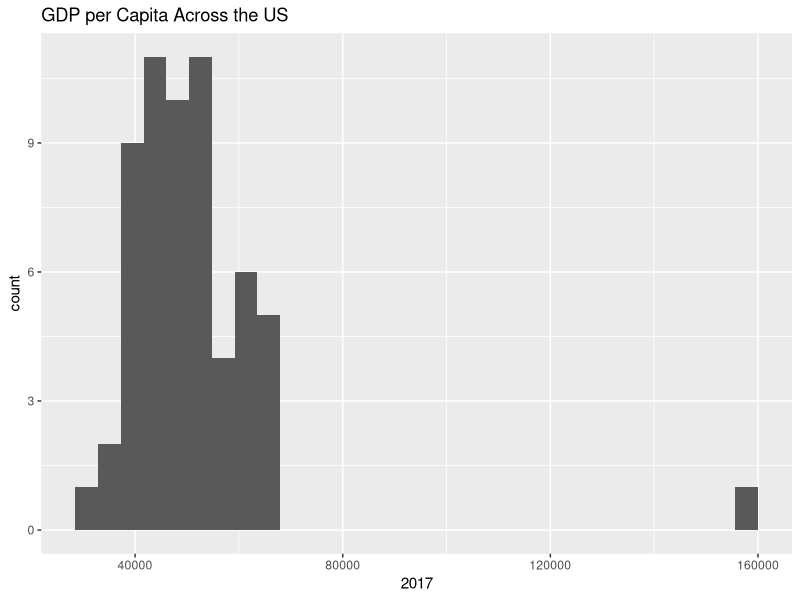
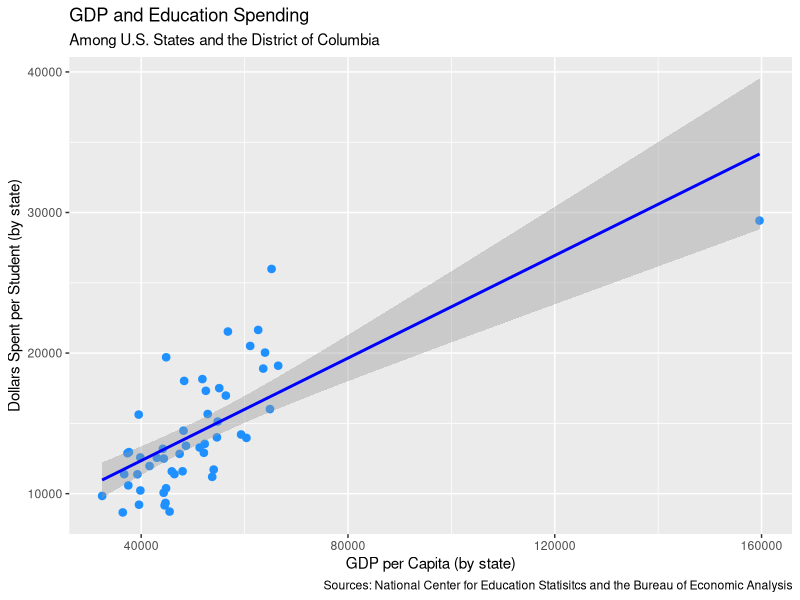

Generate these figures, in order, with R:
## ---- chunk 1
library(tidyverse)
library(ggplot2)
## ---- chunk 2
rawgdp <- read_csv("data/bea-gdp-by-state.csv")
rawschools <- read_csv("data/ELSI_csv_export_finance2.csv")
## ---- chunk 3
gdp <- rawgdp |>
  select(Fips, Area, "2017")

gdp
## ---- chunk 4
schools <- rawschools |>
  select("Area", "Total Revenues (TR) per Pupil (MEMBR) [State Finance] 2016-17")

schools
## ---- chunk 5
ggplot(data = gdp,
       mapping = aes(x = `2017`)) +
geom_histogram() +
  labs(title = "GDP per Capita Across the US")
## ---- chunk 6
gdp_schools <- left_join(gdp, schools, by = "Area")

gdp_schools
## ---- chunk 7
graph_1 <- ggplot(data = gdp_schools,
       aes(x = `2017`,
           y = `Total Revenues (TR) per Pupil (MEMBR) [State Finance] 2016-17`)) +
  geom_point(size = 2.25, color = "dodgerblue") +
  geom_smooth(method = "lm", color = "blue") +
  labs(x = "GDP per Capita (by state)",
       y = "Dollars Spent per Student (by state)",
       title = "GDP and Education Spending",
       subtitle = "Among U.S. States and the District of Columbia",
       caption = "Sources: National Center for Education Statisitcs and the Bureau of Economic Analysis")

graph_1
